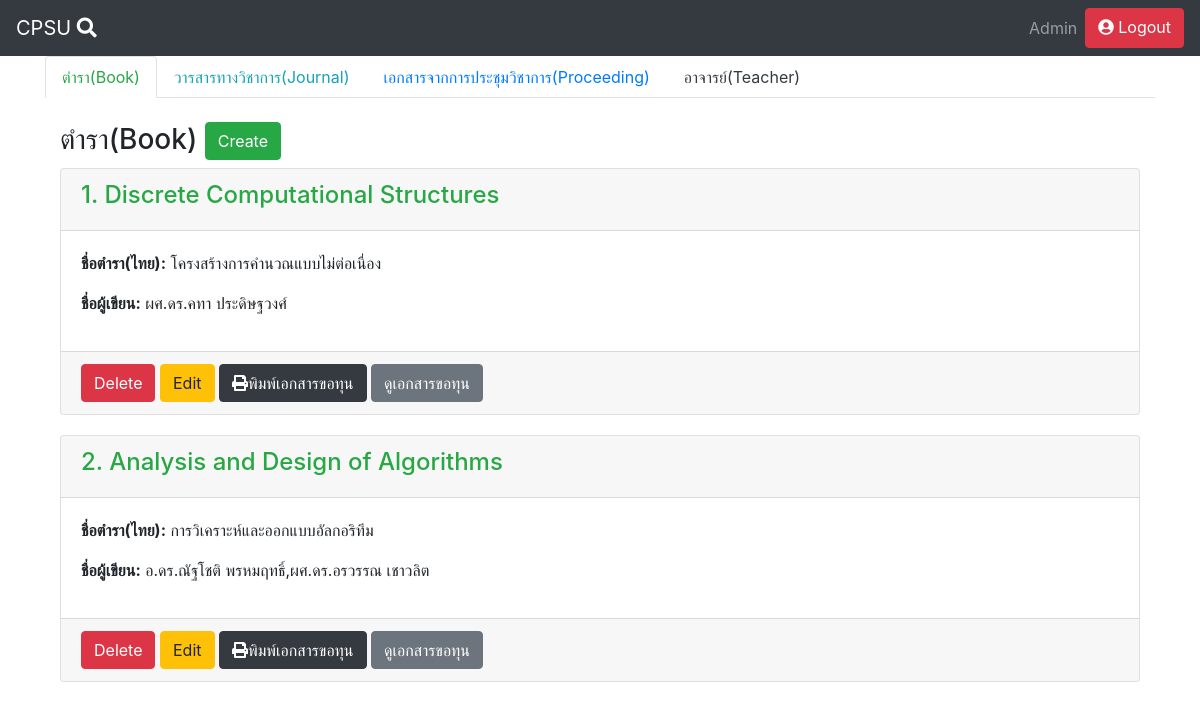
The page /admin/admin.php (signed in) on the database its author committed.
### tables this page shows
CREATE TABLE `scholarship_book` (
  `year` varchar(255) NOT NULL,
  `date` varchar(255) NOT NULL,
  `titleTH` varchar(255) NOT NULL,
  `titleEN` varchar(255) NOT NULL,
  `author` varchar(255) NOT NULL,
  `writer_name` varchar(255) NOT NULL,
  `writer_department` varchar(255) NOT NULL,
  `write_ratio` varchar(255) NOT NULL,
  `co_writer_name` varchar(255) NOT NULL,
  `co_writer_department` varchar(255) NOT NULL,
  `co_write_ratio` varchar(255) NOT NULL,
  `keywordTH` varchar(255) NOT NULL,
  `keywordEN` varchar(255) NOT NULL,
  `amount` varchar(255) NOT NULL,
  `amount_text` varchar(255) NOT NULL,
  `subject_no` varchar(255) NOT NULL,
  `subject` varchar(255) NOT NULL,
  `for_student` varchar(255) NOT NULL,
  `student_year` varchar(255) NOT NULL,
  `page_amount` varchar(255) NOT NULL,
  `chapter_no` varchar(255) NOT NULL,
  `chapter_name` text NOT NULL,
  `content` text NOT NULL,
  `teaching_history` varchar(255) NOT NULL,
  `applicant` varchar(255) NOT NULL,
  `head_of_department` varchar(255) NOT NULL,
  `department_name` varchar(255) NOT NULL,
  `publisher` varchar(255) NOT NULL,
  `id` int(11) NOT NULL,
  `type` varchar(255) NOT NULL,
  `file_path` varchar(255) NOT NULL,
  `check_scholarship` varchar(255) NOT NULL
);

### admin/admin_scholarship_book.php (shortened to what this page needs)
<?php
  $servername = "localhost";
  $username = "root";
  $password = "";
  $dbname = "test";
  $conn = new mysqli($servername, $username, $password, $dbname);
  $sql = "select * from scholarship_book";
  $result = $conn->query($sql);
  if ($result->num_rows > 0) {
    $no = 0;
    while($row = $result->fetch_assoc())  {
      $id=$row['id'];
      $titleTH=$row['titleTH'];
      $titleEN=$row['titleEN'];
      $author=$row['author'];
      $type=$row['type'];
      $check_scholarship=$row['check_scholarship'];
      $no++;
      if($check_scholarship=='true'){
        echo "
        <div class='col-md-12' style='margin-bottom: 20px;'>
        <div class='card'>
          <div class='card-header'>
            <a class='text-success' href='http://localhost/seniorproject/detail.php/?id=$id&type=$type'><h4> $no.  $titleEN </h4></a>
          </div>
          <div class='card-body'>
            <p><strong>ชื่อตำรา(ไทย):</strong> $titleTH </p>
            <p><strong>ชื่อผู้เขียน:</strong> $author </p>
        ";
        echo "
        </div>
          <div class='card-footer'>
            <a href='http://localhost/seniorproject/admin/delete.php/?id=$id&type=scholarship_book' class='btn btn-danger'>Delete</a>
            <a href='http://localhost/seniorproject/admin/edit_scholarship_book.php/?id=$id' class='btn btn-warning'>Edit</a>
            <a href='http://localhost/seniorproject/report/generate_book_report.php/?id=$id&save=true' class='btn btn-dark'><i class='fas fa-print'></i>พิมพ์เอกสารขอทุน</a>
            <a href='http://localhost/seniorproject/report/generate_book_report.php/?id=$id&save=false' class='btn btn-secondary'>ดูเอกสารขอทุน</a>
          </div>
        </div>
        </div>
        ";
      }
    }
  }
  else {
    echo "No Results";
  }
?>

### rows shown on the page
scholarship_book: titleEN "Discrete Computational Structures", titleTH "โครงสร้างการคำนวณแบบไม่ต่อเนื่อง", author "ผศ.ดร.คทา ประดิษฐวงศ์"
scholarship_book: titleEN "Analysis and Design of Algorithms", titleTH "การวิเคราะห์และออกแบบอัลกอริทึม", author "อ.ดร.ณัฐโชติ พรหมฤทธิ์,ผศ.ดร.อรวรรณ เชาวลิต"
